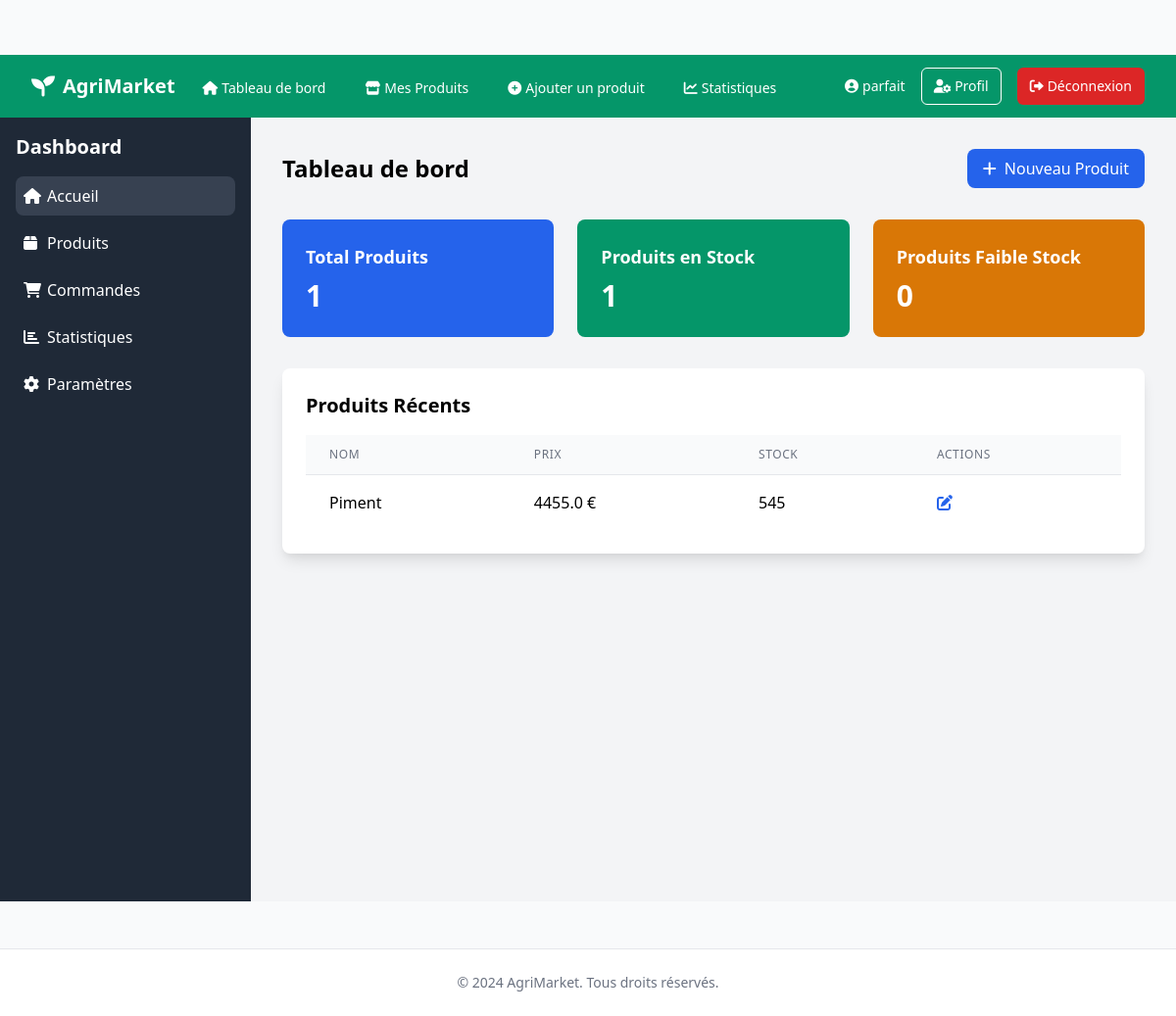
Screenshot of / (signed in) with the database file from the repository.
### app/models/user.py (models this page shows, shortened)
class User(UserMixin, db.Model):
    id = db.Column(db.Integer, primary_key=True)
    username = db.Column(db.String(80), unique=True, nullable=False)
    email = db.Column(db.String(120), unique=True, nullable=False)
    password_hash = db.Column(db.String(128))
    user_type = db.Column(db.String(20), nullable=False, default='client')  # 'client' ou 'vendeur'
    is_active = db.Column(db.Boolean, default=True)
    created_at = db.Column(db.DateTime, default=datetime.utcnow)
    last_login = db.Column(db.DateTime)
    def is_vendeur(self):
        return self.user_type == 'vendeur'

### app/models/product.py (models this page shows, shortened)
class Product(db.Model):
    id = db.Column(db.Integer, primary_key=True)
    name = db.Column(db.String(100), nullable=False)
    description = db.Column(db.Text, nullable=False)
    price = db.Column(db.Float, nullable=False)
    stock = db.Column(db.Integer, nullable=False)
    category = db.Column(db.String(50), nullable=False)
    image_path = db.Column(db.String(255))
    created_at = db.Column(db.DateTime, default=datetime.utcnow)
    updated_at = db.Column(db.DateTime, default=datetime.utcnow, onupdate=datetime.utcnow)
    seller_id = db.Column(db.Integer, db.ForeignKey('user.id'), nullable=False)
    seller = db.relationship('User', backref=db.backref('products', lazy=True))

### app/controllers/main_controller.py (the view)
@main_bp.route('/')
def home():
    latest_products = Product.query.order_by(Product.created_at.desc()).limit(6).all()
    if current_user.is_authenticated:
        if current_user.is_vendeur():
            total_products = Product.query.count()
            products_in_stock = Product.query.filter(Product.stock > 0).count()
            low_stock_products = Product.query.filter(Product.stock <= 5).count()
            return render_template('home_vendeur.html',
                                latest_products=latest_products,
                                total_products=total_products,
                                products_in_stock=products_in_stock,
                                low_stock_products=low_stock_products)
        else:
            return render_template('home_client.html', latest_products=latest_products)
    else:
        return render_template('home_visitor.html', latest_products=latest_products)

### app/models/user.py (called while the page is built)
@login_manager.user_loader
def load_user(id):
    return User.query.get(int(id))

### app/templates/home_vendeur.html
{% extends "base.html" %} {% block content %}
<div class="flex h-screen bg-gray-100">
  <div class="w-64 bg-gray-800 text-white">
    <div class="p-4">
      <h2 class="text-xl font-semibold mb-4">Dashboard</h2>
      <nav>
        <ul class="space-y-2">
          <li>
            <a
              href="{{ url_for('main.home') }}"
              class="flex items-center p-2 bg-gray-700 rounded-lg"
            >
              <i class="fas fa-home w-6"></i>
              <span>Accueil</span>
            </a>
          </li>
          <li>
            <a
              href="{{ url_for('product.list_products') }}"
              class="flex items-center p-2 hover:bg-gray-700 rounded-lg"
            >
              <i class="fas fa-box w-6"></i>
              <span>Produits</span>
            </a>
          </li>
          <li>
            <a
              href="#"
              class="flex items-center p-2 hover:bg-gray-700 rounded-lg"
            >
              <i class="fas fa-shopping-cart w-6"></i>
              <span>Commandes</span>
            </a>
          </li>
          <li>
            <a
              href="#"
              class="flex items-center p-2 hover:bg-gray-700 rounded-lg"
            >
              <i class="fas fa-chart-bar w-6"></i>
              <span>Statistiques</span>
            </a>
          </li>
          <li>
            <a
              href="#"
              class="flex items-center p-2 hover:bg-gray-700 rounded-lg"
            >
              <i class="fas fa-cog w-6"></i>
              <span>Paramètres</span>
            </a>
          </li>
        </ul>
      </nav>
    </div>
  </div>
  <div class="flex-1 overflow-auto">
    <div class="p-8">
      <div class="flex justify-between items-center mb-8">
        <h1 class="text-2xl font-bold">Tableau de bord</h1>
        <a
          href="{{ url_for('product.create_product') }}"
          class="bg-blue-600 text-white px-4 py-2 rounded-lg hover:bg-blue-700 flex items-center"
        >
          <i class="fas fa-plus mr-2"></i>
          Nouveau Produit
        </a>
      </div>
      <div class="grid grid-cols-1 md:grid-cols-3 gap-6 mb-8">
        <div class="bg-blue-600 text-white rounded-lg p-6">
          <h3 class="text-lg font-semibold mb-2">Total Produits</h3>
          <p class="text-3xl font-bold">{{ total_products }}</p>
        </div>
        <div class="bg-green-600 text-white rounded-lg p-6">
          <h3 class="text-lg font-semibold mb-2">Produits en Stock</h3>
          <p class="text-3xl font-bold">{{ products_in_stock }}</p>
        </div>
        <div class="bg-yellow-600 text-white rounded-lg p-6">
          <h3 class="text-lg font-semibold mb-2">Produits Faible Stock</h3>
          <p class="text-3xl font-bold">{{ low_stock_products }}</p>
        </div>
      </div>
      <div class="bg-white rounded-lg shadow-lg p-6">
        <h2 class="text-xl font-semibold mb-4">Produits Récents</h2>
        <div class="overflow-x-auto">
          <table class="min-w-full divide-y divide-gray-200">
            <thead class="bg-gray-50">
              <tr>
                <th
                  class="px-6 py-3 text-left text-xs font-medium text-gray-500 uppercase tracking-wider"
                >
                  Nom
                </th>
                <th
                  class="px-6 py-3 text-left text-xs font-medium text-gray-500 uppercase tracking-wider"
                >
                  Prix
                </th>
                <th
                  class="px-6 py-3 text-left text-xs font-medium text-gray-500 uppercase tracking-wider"
                >
                  Stock
                </th>
                <th
                  class="px-6 py-3 text-left text-xs font-medium text-gray-500 uppercase tracking-wider"
                >
                  Actions
                </th>
              </tr>
            </thead>
            <tbody class="bg-white divide-y divide-gray-200">
              {% for product in latest_products %}
              <tr>
                <td class="px-6 py-4 whitespace-nowrap">{{ product.name }}</td>
                <td class="px-6 py-4 whitespace-nowrap">
                  {{ product.price }} €
                </td>
                <td class="px-6 py-4 whitespace-nowrap">{{ product.stock }}</td>
                <td class="px-6 py-4 whitespace-nowrap">
                  <a
                    href="{{ url_for('product.edit_product', id=product.id) }}"
                    class="text-blue-600 hover:text-blue-900"
                  >
                    <i class="fas fa-edit"></i>
                  </a>
                </td>
              </tr>
              {% endfor %}
            </tbody>
          </table>
        </div>
      </div>
    </div>
  </div>
</div>
{% endblock %}

### app/templates/base.html (shortened to what this page needs)
<!DOCTYPE html>
<html lang="fr">
  <head>
    <link
      href="https://cdn.jsdelivr.net/npm/tailwindcss@2.2.19/dist/tailwind.min.css"
      rel="stylesheet"
    />
    <link
      rel="stylesheet"
      href="https://cdnjs.cloudflare.com/ajax/libs/font-awesome/6.0.0/css/all.min.css"
    />
  </head>
  <body class="bg-gray-50">
    {% if current_user.is_authenticated and current_user.is_vendeur() %}
    <nav class="bg-green-600 shadow-lg">
      <div class="max-w-7xl mx-auto px-4 sm:px-6 lg:px-8">
        <div class="flex justify-between h-16">
          <div class="flex">
            <div class="flex-shrink-0 flex items-center">
              <a href="{{ url_for('main.home') }}" class="flex items-center">
                <i class="fas fa-seedling text-white text-2xl mr-2"></i>
                <span class="text-xl font-bold text-white">AgriMarket</span>
              </a>
            </div>
            <div class="hidden sm:ml-6 sm:flex sm:space-x-8">
              <a
                href="{{ url_for('main.home') }}"
                class="inline-flex items-center px-1 pt-1 text-sm font-medium text-white hover:text-green-100 transition-colors duration-200"
              >
                <i class="fas fa-home mr-1"></i>Tableau de bord
              </a>
              <a
                href="{{ url_for('product.list_products') }}"
                class="inline-flex items-center px-1 pt-1 text-sm font-medium text-white hover:text-green-100 transition-colors duration-200"
              >
                <i class="fas fa-store mr-1"></i>Mes Produits
              </a>
              <a
                href="{{ url_for('product.create_product') }}"
                class="inline-flex items-center px-1 pt-1 text-sm font-medium text-white hover:text-green-100 transition-colors duration-200"
              >
                <i class="fas fa-plus-circle mr-1"></i>Ajouter un produit
              </a>
              <a
                href="{{ url_for('user.dashboard') }}"
                class="inline-flex items-center px-1 pt-1 text-sm font-medium text-white hover:text-green-100 transition-colors duration-200"
              >
                <i class="fas fa-chart-line mr-1"></i>Statistiques
              </a>
            </div>
          </div>
          <div class="hidden sm:ml-6 sm:flex sm:items-center">
            <div class="ml-3 relative">
              <div class="flex items-center space-x-4">
                <span class="text-sm text-white">
                  <i class="fas fa-user-circle mr-1"></i>{{
                  current_user.username }}
                </span>
                <a
                  href="{{ url_for('user.profile') }}"
                  class="inline-flex items-center px-3 py-2 border border-white text-sm font-medium rounded-md text-white hover:bg-green-700 focus:outline-none focus:ring-2 focus:ring-offset-2 focus:ring-green-500 transition-colors duration-200"
                >
                  <i class="fas fa-user-cog mr-1"></i>Profil
                </a>
                <a
                  href="{{ url_for('user.logout') }}"
                  class="inline-flex items-center px-3 py-2 border border-transparent text-sm font-medium rounded-md text-white bg-red-600 hover:bg-red-700 focus:outline-none focus:ring-2 focus:ring-offset-2 focus:ring-red-500 transition-colors duration-200"
                >
                  <i class="fas fa-sign-out-alt mr-1"></i>Déconnexion
                </a>
              </div>
            </div>
          </div>
        </div>
      </div>
    </nav>
    {% endif %}
    <main>{% block content %}{% endblock %}</main>
    <footer class="bg-white border-t border-gray-200 mt-12">
      <div class="max-w-7xl mx-auto py-6 px-4 sm:px-6 lg:px-8">
        <p class="text-center text-sm text-gray-500">
          © 2024 AgriMarket. Tous droits réservés.
        </p>
      </div>
    </footer>
  </body>
</html>

### app/templates/base.html (style rules this page uses)
body { padding-top: 56px; }

### rows the page displays
User: username "parfait"
Product: name "Piment", price "4455.0", stock "545"

### other values shown
{{ total_products }} "1"
{{ products_in_stock }} "1"
{{ low_stock_products }} "0"
